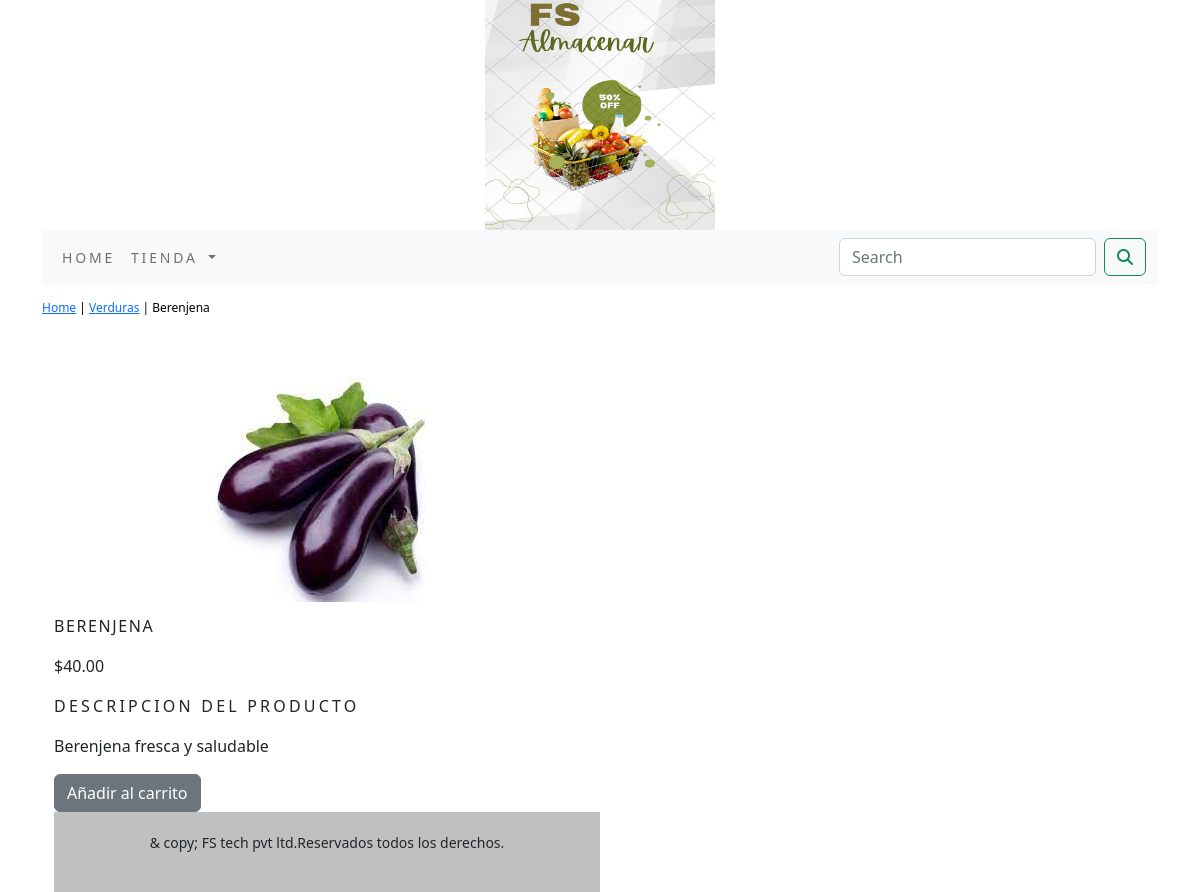
The app's page /shoppingapp/verduras/berenjena/ with its own data.
### shoppingapp/models.py (models this page shows, shortened)
class Product(models.Model):
    name=models.CharField(max_length=250,unique=True)
    slug=models.SlugField(max_length=250,unique=True)
    description=models.TextField(blank=True)
    price=models.DecimalField(max_digits=10,decimal_places=2)
    category=models.ForeignKey(Category,on_delete=models.CASCADE)
    image=models.ImageField(upload_to='product',blank=True)
    stock=models.IntegerField()
    available=models.BooleanField(default=True)
    created=models.DateTimeField(auto_now_add=True)
    updated=models.DateTimeField(auto_now=True)
    class Meta:
        ordering=('name',)
        verbose_name='product'
        verbose_name_plural='products'

class Category(models.Model):
    name=models.CharField(max_length=250,unique=True)
    slug=models.SlugField(max_length=250,unique=True)
    description=models.TextField(blank=True)
    image=models.ImageField(upload_to='category',blank=True)
    class Meta:
        ordering=('name',)
        verbose_name='category'
        verbose_name_plural='categories'
    def get_url(self):
        return reverse ('shoppingapp:product_by_category',args=[self.slug])
    def __str__(self):
        return '{}'.format(self.name)

### shoppingapp/views.py (the view)
# urls.py: path('<slug:c_slug>/<slug:product_slug>/',views.proDetail,name='prodCatdetail')
def proDetail(request,c_slug,product_slug):
    try:
        product = Product.objects.get(category__slug=c_slug, slug=product_slug)
    except Exception as e:
        raise e
    return render(request,'product.html',{'product':product})

### cart/context_processors.py (called while the page is built)
def counter(request):
    item_count = 0
    if 'admin' in request.path:
        return {}
    else:
        try:
            cart = Cart.objects.filter(cart_id=_cart_id(request))
            car_items = CartItem.objects.all().filter(cart=cart[:1])
            for cart_item in car_items:
                item_count += cart_item.quantity
        except Cart.DoesNotExist:
            item_count = 0
    return dict(item_count=item_count)

### cart/views.py (called while the page is built)
def _cart_id(request):
    cart = request.session.session_key
    if not cart:
        cart = request.session.create()
    return cart

### shoppingapp/context_processors.py (called while the page is built)
def menu_links(request):
    links=Category.objects.all()
    return dict(links=links)

### templates/product.html (shortened to what this page needs)
{% extends 'base.html' %}
{% load static %}
{% block content %}
<div class="row my_prod_row_class">
    <div class="mx_auto">
        <p> <a href="{% url 'shoppingapp:allProdCat' %}">Home</a> | <a href="{{product.category.get_url}}">{{product.category}}</a> | {{product.name}}</p>
    </div>
</div>
<div class="container">
<br>
<div class="row">
    <div class="col-12 col-sm-12 col-md-12 col-lg-6 text-center">
        <div style="min-width:18rem">
            <img src="{{product.image.url}}" alt="{{product.name}}">
        </div>
    </div>
<div>
    <div class="col-12 col-sm-12 col-md-12 col-lg-6 ">
        <div>
        <h1 class="my_prod_title">{{product.name}}</h1>
        <p>${{product.price}}</p>
        <p class="my_title"> Descripcion del Producto </p>
        <p class="text-justify my_prod_text">{{product.description}}</p>
        {% if product.stock <= 0 %}
        <p class="text-justify my_prod_text"><b> Agotado </b></p>
        {% else %}
        <a class="btn btn-secondary" href="{% url 'cart:add_cart' product.id %}"> Añadir al carrito </a>
        {% endif %}
{% endblock %}

### static/css/custom.css (style rules this page uses)
body { font-family: 'Oswald', sans-serif; }
.my_title { font-size:16px; text-transform:uppercase; letter-spacing:.2em; }
.my_prod_row_class { padding-top:15px; padding-bottom:20px; }
.my_prod_row_class .mx_auto { color:#000; font-size:12px; text-decoration:none; }
.my_prod_title { font-size:16px; text-transform:uppercase; letter-spacing:.1em; padding-top:15px; padding-bottom:10px; }
.my_prod_text { padding-right:20px; }

### records on screen
Product: category "Verduras", name "Berenjena", image (picture), name "BERENJENA", price "40.00", description "Berenjena fresca y saludable"
